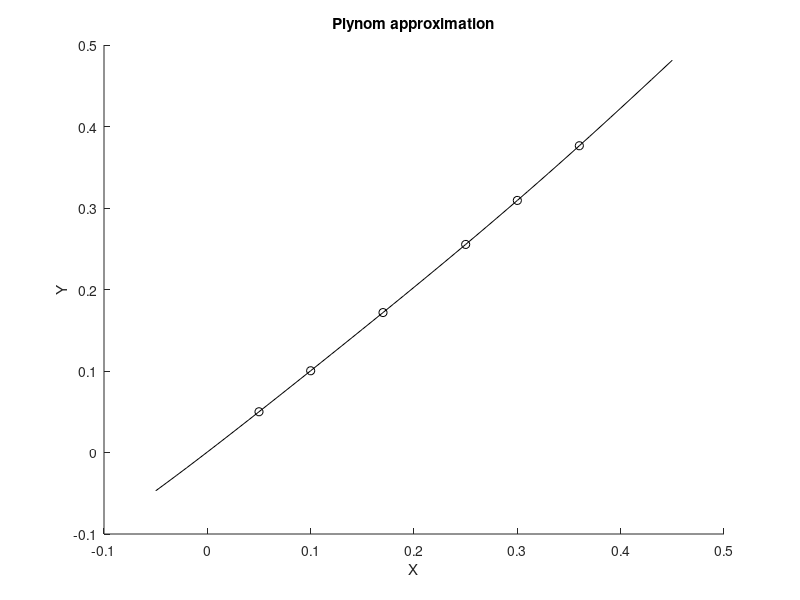

Source code (MATLAB): (Note: this script raises an error after producing the figure.)
X = [0.05 0.10 0.17 0.25 0.30 0.36];
Y = [0.0500 0.1003 0.1717 0.2553 0.3093 0.3764];
xlabel('X');
ylabel('Y');
hold on
plot(X,Y,'ko')
t = -0.05 : 0.01 : 0.45;
c5 = polyfit(X,Y,5);
y5 = polyval(c5,t);
plot(t, y5, 'k-')
title('Plynom approximation');
legend('Data','Approx.',0)